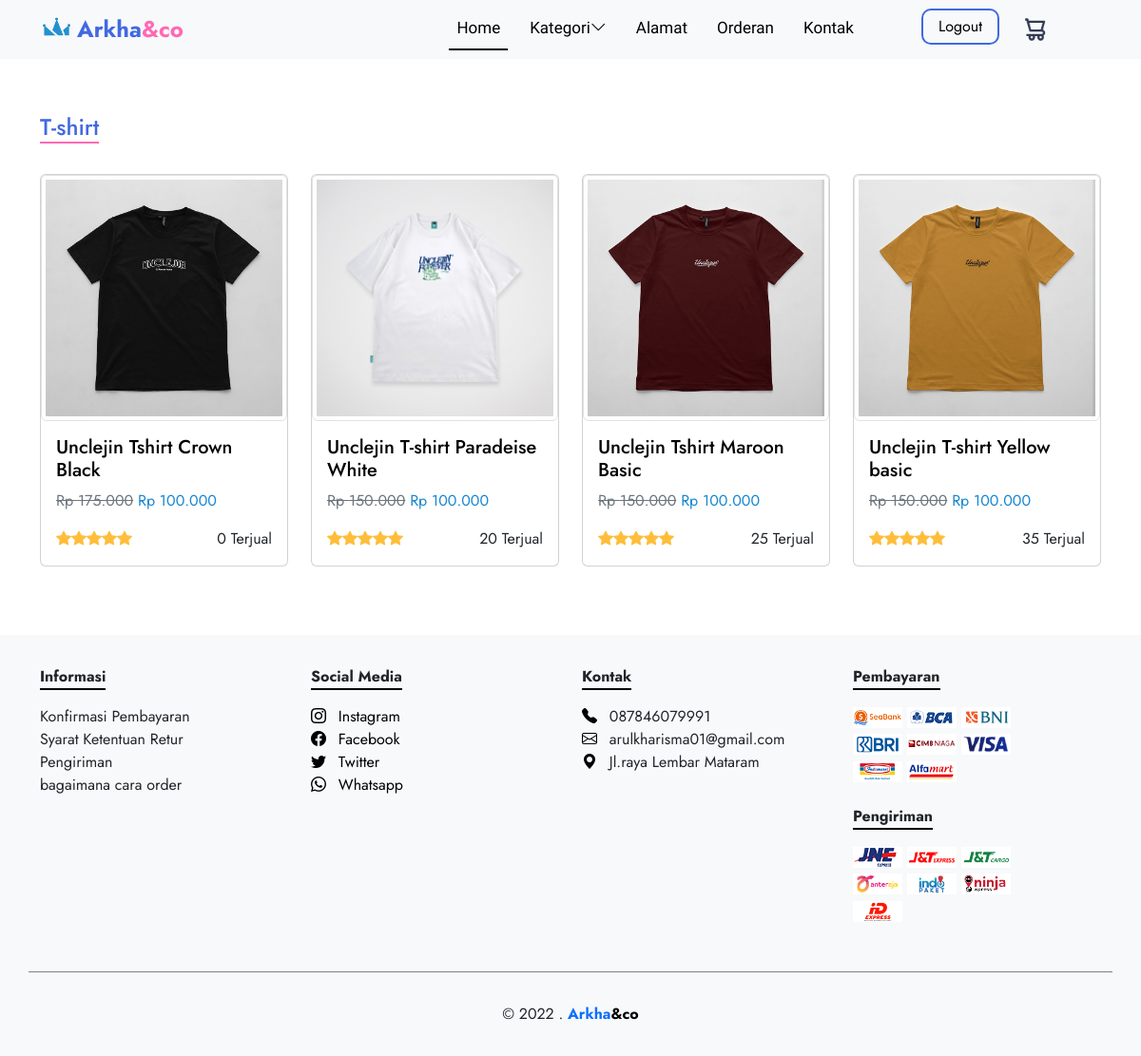
The app's page /T-shirt.php (signed in) with its own data.
### tables this page shows
CREATE TABLE `data_produk` (
  `id_produk` int(50) NOT NULL,
  `id_kategori` int(20) NOT NULL,
  `nama_produk` varchar(100) NOT NULL,
  `harga_produk` int(50) NOT NULL,
  `harga_normal` int(50) NOT NULL,
  `stok_produk` int(10) NOT NULL,
  `produk_terjual` int(50) NOT NULL,
  `gambar_produk` blob NOT NULL,
  `deskripsi_produk` text NOT NULL
);

### T-shirt.php (the view, shortened to what this page needs)
<?php
include 'koneksi.php';
?>
<!doctype html>
<html lang="en">
<head>
    <link href="https://cdn.jsdelivr.net/npm/bootstrap@5.2.3/dist/css/bootstrap.min.css" rel="stylesheet">
    <link rel="stylesheet" href="https://cdn.jsdelivr.net/npm/bootstrap-icons@1.3.0/font/bootstrap-icons.css">
    <link rel="stylesheet" href="https://unpkg.com/aos@next/dist/aos.css" />
</head>
<body>
    <?php require 'navbar.php'; ?>
    <section id="tshirt" class="pt-lg-5 mb-5 mt-3">
        <div class="container">
            <div class="row mt-lg-5">
                <div class="col">
                    <h4 class="mt-2" style="border-bottom: 2px solid hotpink; width: max-content; color: royalblue;">T-shirt</h4>
                </div>
            </div>
            <div class="row mt-4 ">
                <?php
                $query = "SELECT * FROM data_produk WHERE id_kategori = 1";
                $hasil = mysqli_query($koneksi, $query);
                while ($produk = mysqli_fetch_assoc($hasil)) :
                ?>
                    <div class="col-md-3 mb-4">
                        <div class="card " data-aos="flip-left" data-aos-duration="500">
                            <a href="detail.php?id_produk=<?= $produk["id_produk"]; ?>"><img src="./admin/img/fotoProduk/<?= $produk["gambar_produk"]; ?>" class="card-img-top img-thumbnail" alt="produk7"></a>
                            <div class="card-body">
                                <a href="detail.php?id_produk=<?= $produk["id_produk"]; ?>">
                                    <h5 class="card-title"><?= $produk["nama_produk"] ?></h5>
                                </a>
                                <p class="card-text"><span class="text-decoration-line-through text-secondary"><?= "Rp " . number_format($produk["harga_normal"], 0, '', '.') ?></span><span style="color: #1887d1;"> <?= "Rp " . number_format($produk["harga_produk"], 0, '', '.') ?> </span></p>
                                <div style="display: flex; justify-content: space-between;">
                                    <div><i class="bi bi-star-fill"></i><i class="bi bi-star-fill"></i><i class="bi bi-star-fill"></i><i class="bi bi-star-fill"></i><i class="bi bi-star-fill"></i></div>
                                    <span class="fs-6"><?= $produk["produk_terjual"] ?> Terjual</span>
                                </div>
                            </div>
                        </div>
                    </div>
                <?php endwhile ?>
            </div>
        </div>
    </section>
    <?php
    require 'footer.php';
    ?>
</body>
</html>

### T-shirt.php (style rules this page uses)
body { font-family: 'Jost', sans-serif; }
a { text-decoration: none; color: black; margin-bottom: 0; padding-bottom: 0; }
img { -webkit-transition: 0.6s ease; transition: 0.6s ease; }
i { color: rgb(255, 189, 58); }

### records on screen
data_produk: gambar_produk (picture), nama_produk "Unclejin Tshirt Crown Black", harga_normal "175.000", harga_produk "100.000", produk_terjual "0"
data_produk: gambar_produk (picture), nama_produk "Unclejin T-shirt Paradeise White", harga_normal "150.000", harga_produk "100.000", produk_terjual "20"
data_produk: gambar_produk (picture), nama_produk "Unclejin Tshirt Maroon Basic", harga_normal "150.000", harga_produk "100.000", produk_terjual "25"
data_produk: gambar_produk (picture), nama_produk "Unclejin T-shirt Yellow basic", harga_normal "150.000", harga_produk "100.000", produk_terjual "35"
